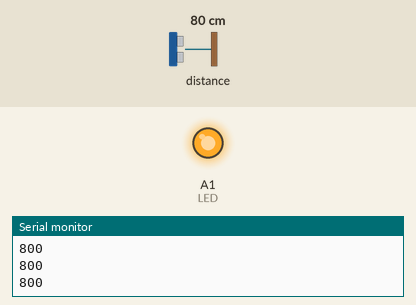
This sketch was run on a simulated Arduino Uno, built with avr-gcc and run on an emulated ATmega328P. Shown: output pins drawn as LEDs (lit = HIGH), the last lines printed to the serial monitor. Dashed ring = blinking. Inputs (shaded band) come from the test bench; at power-on: distance to the obstacle 80 cm.

Above: at 1.2 s.
1.3 s: distance to the obstacle set to 61 cm
2.8 s: distance to the obstacle set to 52 cm
At 3.37 s:
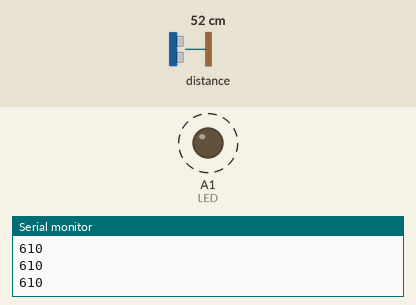
5.8 s: distance to the obstacle set to 8 cm
8.8 s: distance to the obstacle set to 5 cm
At 9.7 s:
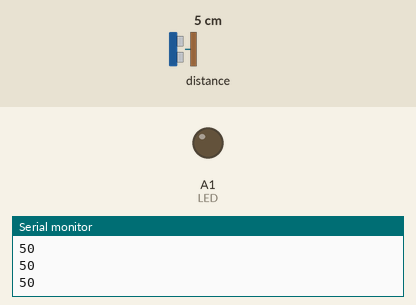
10.3 s: distance to the obstacle set to 18 cm
At 10.5 s:
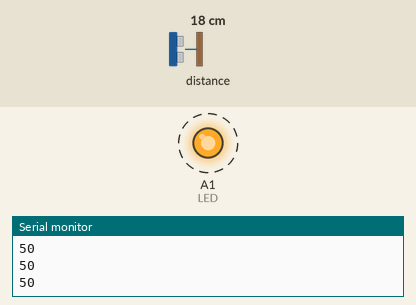
Timing chart, 0 to 14.3 s (numbered marks = the images above; inputs shaded):
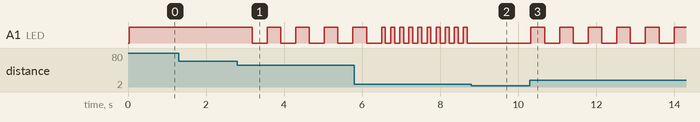

The sketch:

DecoRBCN_debug.ino
```cpp
#include<Wire.h>
#include<VL53L0X.h>

const int LED = A1; //レーザ検知したら光らすLED
const int dis_min = 65;  //レーザ下限距離
const int dis_1 = 150;
const int dis_2 = 550;
const int dis_max = 1100; //レーザ上限距離

//I2Cレーザ測距
VL53L0X Laser;  //下方

uint16_t distance = 0;   //レーザ距離用変数

void setup()
{
  pinMode(LED,OUTPUT);
  Wire.begin();

  Laser.init();
  Laser.setTimeout(500);
  Laser.startContinuous();

  digitalWrite(LED,LOW);

  Serial.begin(9600); //シリアルモニタで確認
  Serial.println("started");
}

void loop()
{
  distance = Laser.readRangeContinuousMillimeters();
  if(dis_2 < distance && distance <= dis_max)  //dis_maxからdis_2
  {
    digitalWrite(LED,HIGH);
  }
  else if(dis_1 < distance && distance <= dis_2)  //dis_2からdis_1
  {
    digitalWrite(LED,HIGH);
    delay(350);
    digitalWrite(LED,LOW);
    delay(350);
  }
  else if(dis_min < distance && distance <= dis_1)  //dis_1からdis_min
  {
    digitalWrite(LED,HIGH);
    delay(100);
    digitalWrite(LED,LOW);
    delay(100);
  }
  else
  {
    digitalWrite(LED,LOW);
  }

//  Serial.print("---Laser---:");
  Serial.print(distance);
//  Serial.print("------------");

  Serial.println();

  //delay(500);
}
```

Measured:
- the behaviour switches between 56 and 55 cm on distance to the obstacle (found by bisection; images 0 and 1)
- the behaviour switches between 7 and 6 cm on distance to the obstacle (found by bisection; images 1 and 2)
- after the input at 2.8 s, A1 (LED): alternates HIGH for 0.35 s and LOW for 0.38 s, starting after 0.38 s
- after the input at 8.8 s, A1 (LED): stops changing and stays LOW
- after the input at 10.3 s, A1 (LED): alternates HIGH for 0.35 s and LOW for 0.38 s, starting at once
